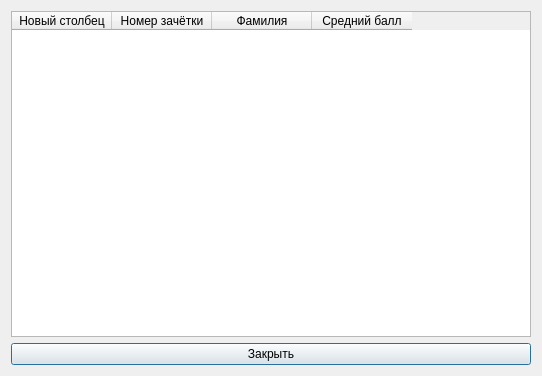
<?xml version="1.0" encoding="UTF-8"?>
<ui version="4.0">
 <class>Intersection</class>
 <widget class="QDialog" name="Intersection">
  <property name="geometry">
   <rect>
    <x>0</x>
    <y>0</y>
    <width>542</width>
    <height>376</height>
   </rect>
  </property>
  <property name="windowTitle">
   <string>Операция</string>
  </property>
  <layout class="QVBoxLayout" name="verticalLayout">
   <item>
    <widget class="QTableWidget" name="tableWidget">
     <column>
      <property name="text">
       <string>Новый столбец</string>
      </property>
     </column>
     <column>
      <property name="text">
       <string>Номер зачётки</string>
      </property>
     </column>
     <column>
      <property name="text">
       <string>Фамилия</string>
      </property>
     </column>
     <column>
      <property name="text">
       <string>Средний балл</string>
      </property>
     </column>
    </widget>
   </item>
   <item>
    <widget class="QPushButton" name="pushButton">
     <property name="text">
      <string>Закрыть</string>
     </property>
    </widget>
   </item>
  </layout>
 </widget>
 <resources/>
 <connections>
  <connection>
   <sender>pushButton</sender>
   <signal>clicked()</signal>
   <receiver>Intersection</receiver>
   <slot>close()</slot>
   <hints>
    <hint type="sourcelabel">
     <x>253</x>
     <y>347</y>
    </hint>
    <hint type="destinationlabel">
     <x>462</x>
     <y>506</y>
    </hint>
   </hints>
  </connection>
 </connections>
</ui>
